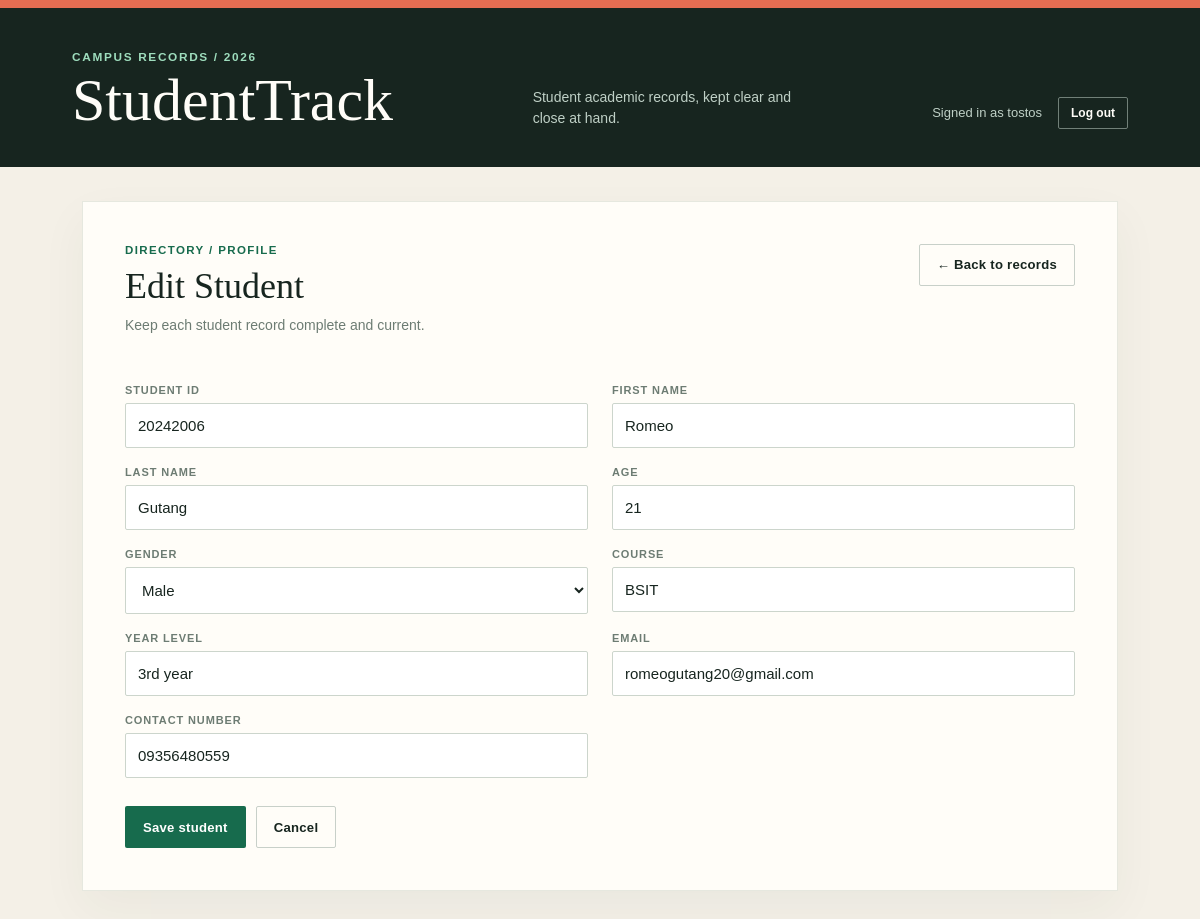
/students/12/edit/ (signed in), run on the app's committed database.
### tostos_sahur/models.py (models this page shows, shortened)
class Student(models.Model):
    GENDER_CHOICES = [
        ("Male", "Male"),
        ("Female", "Female"),
        ("Prefer not to say", "Prefer not to say"),
    ]
    student_id = models.CharField(max_length=30, unique=True)
    first_name = models.CharField(max_length=100)
    last_name = models.CharField(max_length=100)
    age = models.PositiveSmallIntegerField()
    gender = models.CharField(max_length=20, choices=GENDER_CHOICES)
    course = models.CharField(max_length=150)
    year_level = models.CharField(max_length=30)
    email = models.EmailField(unique=True)
    contact_number = models.CharField(max_length=30)
    class Meta:
        ordering = ["last_name", "first_name"]

### tostos_sahur/views.py (the view)
# urls.py: path("students/<int:pk>/edit/", views.student_update, name="student_update"),
@login_required
def student_update(request, pk):
    student = get_object_or_404(Student, pk=pk)
    if request.method == "POST":
        for field in ("student_id", "first_name", "last_name", "age", "gender", "course", "year_level", "email", "contact_number"):
            setattr(student, field, request.POST[field])
        student.save()
        messages.success(request, "Student record updated successfully.")
        return redirect("student_list")
    return render(request, "tostos_sahur/student_form.html", {"title": "Edit Student", "student": student})

### tostos_sahur/templates/tostos_sahur/student_form.html (shortened to what this page needs)
{% extends "tostos_sahur/base.html" %}
{% block content %}
<div class="card"><div class="topbar"><div><p class="eyebrow">Directory / Profile</p><h2>{{ title }}</h2><p class="subtitle">Keep each student record complete and current.</p></div><a class="button muted" href="{% url 'student_list' %}">← Back to records</a></div>
<form method="post">{% csrf_token %}<div class="grid">
  <div><label>Student ID</label><input required name="student_id" value="{{ student.student_id|default:'' }}"></div>
  <div><label>First Name</label><input required name="first_name" value="{{ student.first_name|default:'' }}"></div>
  <div><label>Last Name</label><input required name="last_name" value="{{ student.last_name|default:'' }}"></div>
  <div><label>Age</label><input required type="number" min="1" name="age" value="{{ student.age|default:'' }}"></div>
  <div><label>Gender</label><select required name="gender"><option value="Male" {% if student.gender == 'Male' %}selected{% endif %}>Male</option></select></div>
  <div><label>Course</label><input required name="course" value="{{ student.course|default:'' }}"></div>
  <div><label>Year Level</label><input required name="year_level" value="{{ student.year_level|default:'' }}"></div>
  <div><label>Email</label><input required type="email" name="email" value="{{ student.email|default:'' }}"></div>
  <div><label>Contact Number</label><input required name="contact_number" value="{{ student.contact_number|default:'' }}"></div>
</div><div class="form-actions"><button class="button" type="submit">Save student</button><a class="button muted" href="{% url 'student_list' %}">Cancel</a></div></form></div>
{% endblock %}

### tostos_sahur/templates/tostos_sahur/base.html (shortened to what this page needs)
<!doctype html>
<html lang="en">
<head>
</head>
<body>
  <header><div class="header-inner"><div><div class="brand-mark">Campus records / 2026</div><h1>StudentTrack</h1></div><p>Student academic records, kept clear and close at hand.</p>{% if user.is_authenticated %}<div class="header-account"><span>Signed in as {{ user.get_username }}</span><form method="post" action="{% url 'logout' %}">{% csrf_token %}<button type="submit">Log out</button></form></div>{% endif %}</div></header>
  <main>
    {% block content %}{% endblock %}
  </main>
</body>
</html>

### tostos_sahur/templates/tostos_sahur/base.html (style rules this page uses)
:root { --ink:#17251f; --muted:#6d7c73; --paper:#fffdf8; --line:#e6e8df; --mint:#d8f3e5; --green:#176b4d; --coral:#e56d52; }
* { box-sizing:border-box; }
body { font-family: Georgia, 'Times New Roman', serif; margin:0; min-height:100vh; background:#f4f0e7; color:var(--ink); }
body:before { content:''; display:block; height:8px; background:var(--coral); }
header { padding:42px max(6vw, 24px) 38px; background:var(--ink); color:var(--paper); }
.header-inner { max-width:1180px; margin:auto; display:flex; justify-content:space-between; align-items:end; gap:24px; }
.brand-mark { color:#9eddbd; font:700 .74rem/1.2 Arial, sans-serif; letter-spacing:.14em; text-transform:uppercase; }
header h1 { margin:8px 0 0; font-size:clamp(2.2rem, 5vw, 4.4rem); line-height:.94; font-weight:500; letter-spacing:0; }
header p { max-width:260px; margin:0; color:#bfd0c6; font:14px/1.5 Arial, sans-serif; }
.header-account { display:flex; align-items:center; gap:16px; color:#bfd0c6; font:13px Arial, sans-serif; }
.header-account form { margin:0; }
.header-account button { padding:8px 12px; border:1px solid #718078; border-radius:2px; background:transparent; color:var(--paper); cursor:pointer; font:700 12px Arial, sans-serif; }
main { max-width:1180px; margin:0 auto; padding:34px max(6vw, 24px) 70px; }
.card { background:var(--paper); border:1px solid var(--line); padding:clamp(22px, 4vw, 42px); box-shadow:0 18px 45px #25372c0c; }
.topbar { display:flex; justify-content:space-between; align-items:flex-start; margin-bottom:30px; gap:20px; }
h2 { margin:0; font-size:clamp(1.8rem, 3vw, 2.6rem); font-weight:500; letter-spacing:0; }
.eyebrow { margin:0 0 8px; color:var(--green); font:700 .72rem/1.2 Arial, sans-serif; letter-spacing:.12em; text-transform:uppercase; }
.subtitle { margin:8px 0 0; color:var(--muted); font:14px/1.5 Arial, sans-serif; }
.button { display:inline-flex; align-items:center; justify-content:center; min-height:42px; padding:11px 17px; border:1px solid transparent; border-radius:2px; text-decoration:none; cursor:pointer; background:var(--green); color:white; font:700 .82rem Arial, sans-serif; letter-spacing:.02em; }
.button.muted { background:transparent; border-color:#c8d0c9; color:var(--ink); }
label { display:block; margin:18px 0 7px; color:var(--muted); font:700 11px Arial, sans-serif; letter-spacing:.08em; text-transform:uppercase; }
input, select { width:100%; padding:13px 12px; border:1px solid #ccd5cc; border-radius:2px; outline:none; background:#fff; color:var(--ink); font:15px Arial, sans-serif; }
.grid { display:grid; grid-template-columns:1fr 1fr; gap:0 24px; }
.form-actions { display:flex; gap:10px; margin-top:28px; }

### data on the page
Student: student_id "20242006", first_name "Romeo", last_name "Gutang", age "21", gender "Male", course "BSIT", year_level "3rd year", email "romeogutang20@gmail.com", contact_number "09356480559"

### other printed values
{{ user.get_username }} "tostos"
{{ title }} "Edit Student"
